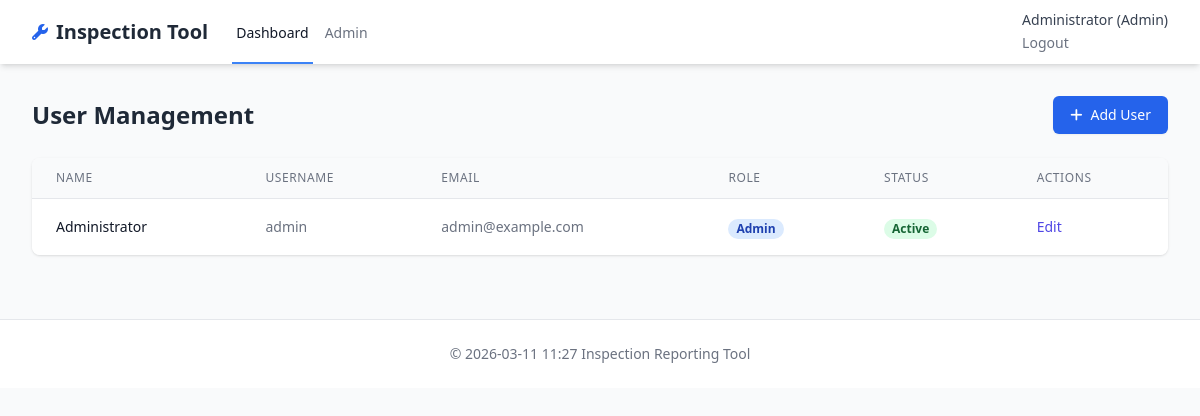
The app's page /admin/users (signed in) with its own data.
### app/models.py (models this page shows, shortened)
class User(UserMixin, db.Model):
    id = db.Column(db.Integer, primary_key=True)
    username = db.Column(db.String(80), unique=True, nullable=False)
    full_name = db.Column(db.String(120), nullable=False)
    email = db.Column(db.String(120), unique=True, nullable=False)
    password_hash = db.Column(db.String(120), nullable=False)
    is_admin = db.Column(db.Boolean, default=False)
    created_at = db.Column(db.DateTime, default=datetime.utcnow)

### app/routes/admin.py (the view)
    def wrapper(*args, **kwargs):
        if not current_user.is_authenticated or not current_user.is_admin:
            flash('Access denied. Administrator privileges required.', 'error')
            return redirect(url_for('inspections.dashboard'))
        return f(*args, **kwargs)

### app/__init__.py (called while the page is built)
@login_manager.user_loader
def load_user(user_id):
    return User.query.get(int(user_id))

def get_logo_filename():
    try:
        logo_config = ConfigModel.query.filter_by(key='logo_filename').first()
        return logo_config.value if logo_config else None
    except:
        return None

### app/routes/admin.py (called while the page is built)
def admin_required(f):
    def wrapper(*args, **kwargs):
        if not current_user.is_authenticated or not current_user.is_admin:
            flash('Access denied. Administrator privileges required.', 'error')
            return redirect(url_for('inspections.dashboard'))
        return f(*args, **kwargs)
    wrapper.__name__ = f.__name__
    return wrapper

@admin_bp.route('/admin/users')
@login_required
@admin_required
def users():
    users = User.query.all()
    return render_template('admin/users.html', users=users)

### app/templates/admin/users.html (shortened to what this page needs)
{% extends "base.html" %}
{% block content %}
<div class="flex justify-between items-center mb-6">
    <h1 class="text-2xl font-bold text-gray-800">User Management</h1>
    <a href="{{ url_for('admin.user_create') }}" class="inline-flex items-center px-4 py-2 border border-transparent text-sm font-medium rounded-md shadow-sm text-white bg-blue-600 hover:bg-blue-700 focus:outline-none focus:ring-2 focus:ring-offset-2 focus:ring-blue-500">
        <i class="fas fa-plus mr-2"></i> Add User
    </a>
</div>
<div class="bg-white shadow overflow-hidden sm:rounded-lg">
    <table class="min-w-full divide-y divide-gray-200">
        <thead class="bg-gray-50">
            <tr>
                <th scope="col" class="px-6 py-3 text-left text-xs font-medium text-gray-500 uppercase tracking-wider">Name</th>
                <th scope="col" class="px-6 py-3 text-left text-xs font-medium text-gray-500 uppercase tracking-wider">Username</th>
                <th scope="col" class="px-6 py-3 text-left text-xs font-medium text-gray-500 uppercase tracking-wider">Email</th>
                <th scope="col" class="px-6 py-3 text-left text-xs font-medium text-gray-500 uppercase tracking-wider">Role</th>
                <th scope="col" class="px-6 py-3 text-left text-xs font-medium text-gray-500 uppercase tracking-wider">Status</th>
                <th scope="col" class="px-6 py-3 text-left text-xs font-medium text-gray-500 uppercase tracking-wider">Actions</th>
            </tr>
        </thead>
        <tbody class="bg-white divide-y divide-gray-200">
            {% for user in users %}
            <tr>
                <td class="px-6 py-4 whitespace-nowrap">
                    <div class="text-sm font-medium text-gray-900">{{ user.full_name }}</div>
                </td>
                <td class="px-6 py-4 whitespace-nowrap text-sm text-gray-500">{{ user.username }}</td>
                <td class="px-6 py-4 whitespace-nowrap text-sm text-gray-500">{{ user.email }}</td>
                <td class="px-6 py-4 whitespace-nowrap">
                    <span class="px-2 inline-flex text-xs leading-5 font-semibold rounded-full bg-blue-100 text-blue-800">
                        {% if user.is_admin %}Admin{% else %}User{% endif %}
                    </span>
                </td>
                <td class="px-6 py-4 whitespace-nowrap">
                    <span class="px-2 inline-flex text-xs leading-5 font-semibold rounded-full {% if user.is_active %}bg-green-100 text-green-800{% else %}bg-red-100 text-red-800{% endif %}">
                        {% if user.is_active %}Active{% else %}Inactive{% endif %}
                    </span>
                </td>
                <td class="px-6 py-4 whitespace-nowrap text-sm font-medium">
                    <a href="{{ url_for('admin.user_edit', user_id=user.id) }}" class="text-indigo-600 hover:text-indigo-900 mr-3">Edit</a>
                </td>
            </tr>
            {% endfor %}
        </tbody>
    </table>
</div>
{% endblock %}

### app/templates/base.html (shortened to what this page needs)
<!DOCTYPE html>
<html lang="en">
<head>
    <script src="https://cdn.tailwindcss.com"></script>
    <link rel="stylesheet" href="https://cdnjs.cloudflare.com/ajax/libs/font-awesome/6.4.0/css/all.min.css">
</head>
<body class="bg-gray-50 min-h-screen">
    <nav class="bg-white shadow-md">
        <div class="max-w-7xl mx-auto px-4 sm:px-6 lg:px-8">
            <div class="flex justify-between h-16">
                <div class="flex">
                    <div class="flex-shrink-0 flex items-center">
                        <i class="fas fa-wrench text-blue-600 mr-2"></i>
                        <span class="text-xl font-bold text-gray-800">Inspection Tool</span>
                    </div>
                    {% if current_user.is_authenticated %}
                    <div class="ml-6 flex space-x-2">
                        <a href="{{ url_for('inspections.dashboard') }}" class="inline-flex items-center px-1 pt-1 border-b-2 border-blue-500 text-sm font-medium text-gray-900">
                            Dashboard
                        </a>
                        {% if current_user.is_admin %}
                        <a href="{{ url_for('admin.users') }}" class="inline-flex items-center px-1 pt-1 border-b-2 border-transparent hover:border-gray-300 text-sm font-medium text-gray-500 hover:text-gray-700">
                            Admin
                        </a>
                        {% endif %}
                    </div>
                    {% endif %}
                </div>
                {% if current_user.is_authenticated %}
                <div class="flex items-center">
                    <div class="ml-3 relative">
                        <div class="text-sm text-gray-700">
                            <span class="font-medium">{{ current_user.full_name }}</span>
                            {% if current_user.is_admin %} (Admin) {% endif %}
                        </div>
                        <a href="{{ url_for('auth.logout') }}" class="text-sm text-gray-500 hover:text-gray-700">Logout</a>
                    </div>
                </div>
                {% endif %}
            </div>
        </div>
    </nav>
    <main class="max-w-7xl mx-auto px-4 sm:px-6 lg:px-8 py-8">
        {% block content %}{% endblock %}
    </main>
    <footer class="bg-white border-t mt-8">
        <div class="max-w-7xl mx-auto px-4 sm:px-6 lg:px-8 py-6">
            <p class="text-center text-sm text-gray-500">© {{ moment().format('YYYY') }} Inspection Reporting Tool</p>
        </div>
    </footer>
</body>
</html>

### records on screen
User: full_name "Administrator", username "admin", email "admin@example.com", is_admin "Admin"

### other values on screen
{{ moment().format('YYYY') }} "2026-03-11 11:27"
